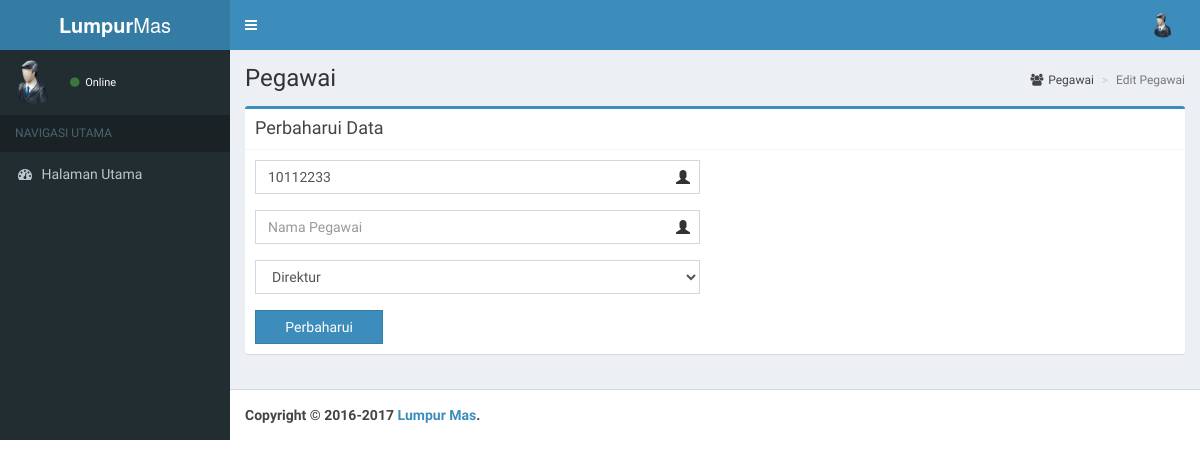
The page /asset/pegawai/edit.php?id_pegawai=10112233 on the database as committed earlier.
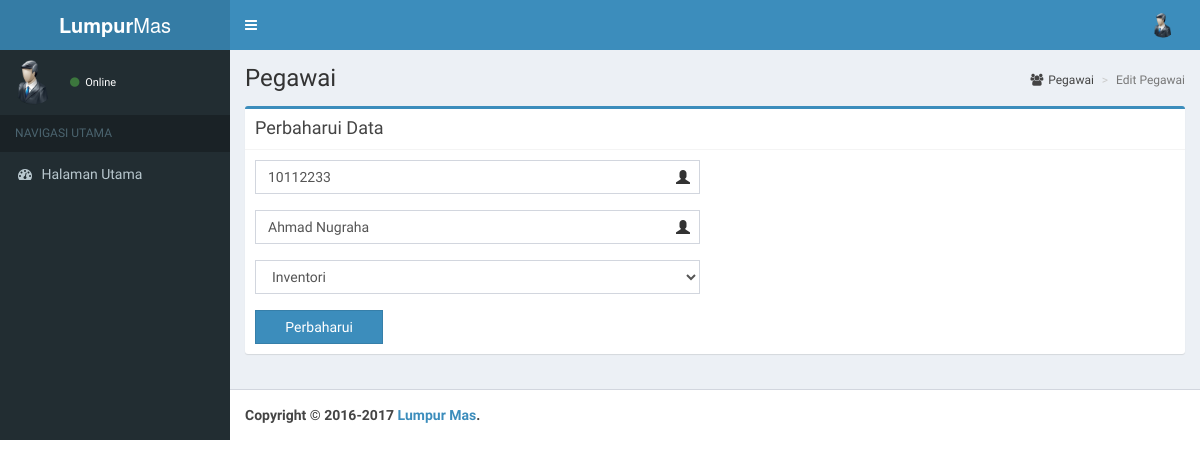
The same page on the database as committed later.
### tables this page shows
CREATE TABLE IF NOT EXISTS `pegawai` (
  `id` int(11) NOT NULL AUTO_INCREMENT,
  `id_pegawai` int(11) NOT NULL,
  `nama` varchar(30) NOT NULL,
  `jabatan` enum('direktur','manager','administrasi','pemasaran','pengunjung','inventori') DEFAULT NULL,
  `id_user` int(11) DEFAULT NULL,
  `status_hapus` char(1) DEFAULT '1',
  PRIMARY KEY (`id`),
  UNIQUE KEY `id_pegawai` (`id_pegawai`),
  KEY `constratint_id_user` (`id_user`)
);

### asset/pegawai/edit.php (the view, shortened to what this page needs)
<?php
	include '../../fungsi/sidebar/index.php';
	include '../../koneksi/koneksi.php';
	$id_pegawai = $_GET['id_pegawai'];
	$sql = "SELECT id_pegawai,nama,jabatan FROM pegawai WHERE id_pegawai='$id_pegawai'";
	$stmt = $db->prepare($sql);
	$stmt->execute();
	$stmt->bind_result($id_pegawai,$nama,$jabatan);
	?>
	<section class="content-header">
      	<h1>
        	Pegawai
      	</h1>
      	<ol class="breadcrumb">
        	<li><a href="../pegawai/"><i class="fa fa-users"></i>Pegawai</a></li>
        	<li class="active">Edit Pegawai</li>
      	</ol>
	</section>
	<section class="content">
		<div class="box box-primary">
			<div class="box-header with-border">
				<h3 class="box-title">Perbaharui Data</h3>
			</div>
			<form action="../pegawai/" method="post">
				<div class="box-body">
		      		<div class="row">
						<div class="col-md-6">
				      		<div class="form-group has-feedback">
				        		<input type="text" name="id_pegawai" value="<?php echo $id_pegawai; ?>" class="form-control" placeholder="ID Pegawai">
				      		</div>
				      	</div>
				      	<div class="col-md-12"></div>
						<div class="col-md-6">
				      		<div class="form-group has-feedback">
				        		<input type="text" name="nama" value="<?php echo $nama; ?>" class="form-control" placeholder="Nama Pegawai">
				      		</div>
				      	</div>
				      	<div class="col-md-12"></div>
						<div class="col-md-6">
	  						<div class="form-group">
	    						<select name="jabatan" class="form-control select2" style="width: 100%;">
	      							<option value="direktur" <?php if($jabatan=="direktur") echo "selected='selected'"?>>Direktur</option>
				                  	<option value="inventori" <?php if($jabatan=="inventori") echo "selected='selected'"?>>Inventori</option>
				                </select>
	  						</div>
						</div>
				      	<div class="col-md-12"></div>
		        		<div class="col-md-2">
		          			<button type="submit" name="perbaharui" class="btn btn-primary btn-block btn-flat">Perbaharui</button>
		        		</div>
		      		</div>
		      	</div>
	    	</form>
		</div>
	</section>

Rows that differ between the two databases and show on the page:
added pegawai: id_pegawai "10112233", nama "Ahmad Nugraha", jabatan "Inventori"
Other text that changed with them:
form field id_pegawai: "10112233" → (not shown)
form field jabatan: "Direktur" → (not shown)
